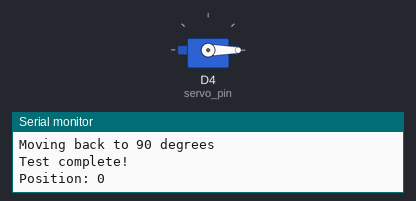
Recording of a sketch running on a simulated ESP8266 (NodeMCU). On the bench: servo, the last lines printed to the serial monitor.

Above: at 9.05 s.
At 10.75 s:
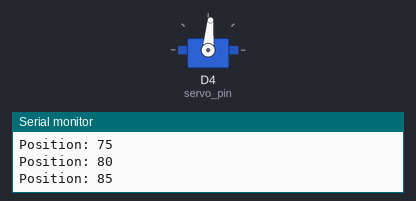
At 12.5 s:
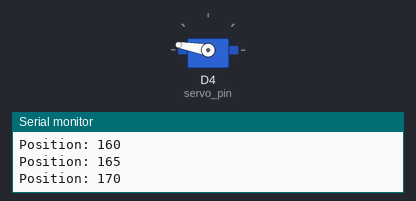
At 16.0 s:
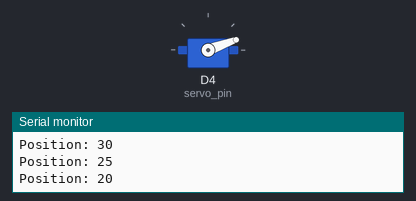
Timing chart, 0 to 18.6 s (numbered marks = the images above):
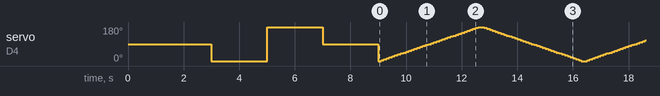

Measured:
- by itself, servo on D4 (servo_pin): 90° → 0° at 3.0 s, → 180° 2.0 s later, → 90° 2.0 s later, → 0° 2.0 s later, … (305 changes in this stretch)

The sketch:

arduino_servo_test.ino
```cpp
/*
  Simple Servo Test for NodeMCU
  Move servo through full range to test hardware
*/

#include <Servo.h>

Servo myservo;  // Create servo object

int servo_pin = D4;  // GPIO2 on NodeMCU

void setup() {
  Serial.begin(115200);
  delay(1000);

  Serial.println("Starting servo test...");

  myservo.attach(servo_pin);  // Attach servo to pin D4

  // Test sequence
  Serial.println("Moving to 90 degrees (center)");
  myservo.write(90);
  delay(2000);

  Serial.println("Moving to 0 degrees");
  myservo.write(0);
  delay(2000);

  Serial.println("Moving to 180 degrees");
  myservo.write(180);
  delay(2000);

  Serial.println("Moving back to 90 degrees");
  myservo.write(90);
  delay(2000);

  Serial.println("Test complete!");
}

void loop() {
  // Sweep servo continuously
  for (int pos = 0; pos <= 180; pos += 5) {
    myservo.write(pos);
    Serial.print("Position: ");
    Serial.println(pos);
    delay(100);
  }
  for (int pos = 180; pos >= 0; pos -= 5) {
    myservo.write(pos);
    Serial.print("Position: ");
    Serial.println(pos);
    delay(100);
  }
}
```
